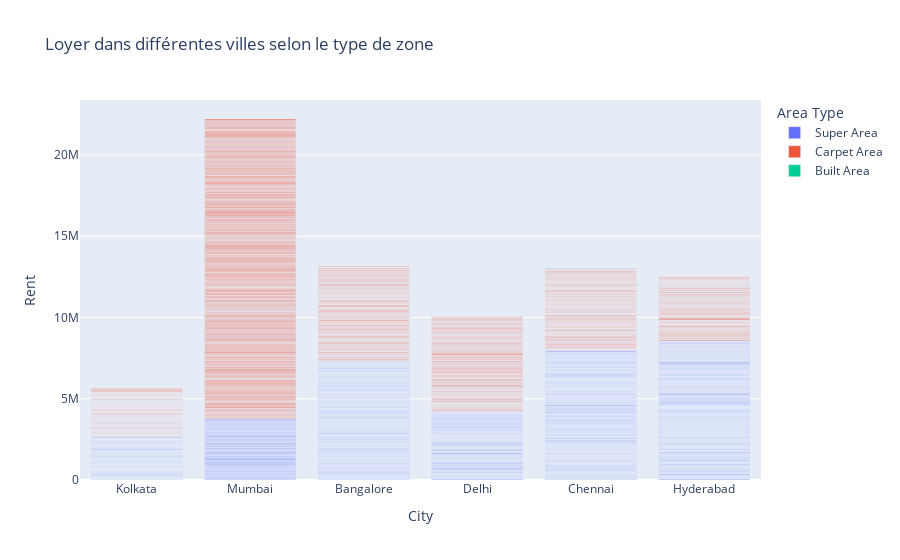

This figure's notebook cell:
### Code cell
# Loyer des maisons dans différentes villes en fonction du type de zone
figure = px.bar(df, x = df["City"], y = df["Rent"], color=df["Area Type"], title="Loyer dans différentes villes selon le type de zone")
figure.show()

### Figure 1 — Plotly figure (JSON) as saved in the notebook; plotly's stock layout.template omitted (floating-point values rounded to 4 significant figures; data arrays with more than 128 entries replaced by an {"elided": "..."} marker saying what was removed)
{"data": [{"hovertemplate": "Area Type=Super Area<br>City=%{x}<br>Rent=%{y}<extra></extra>", "legendgroup": "Super Area", "marker": {"color": "#636efa", "pattern": {"shape": ""}}, "name": "Super Area", "orientation": "v", "showlegend": true, "textposition": "auto", "type": "bar", "x": {"elided": "2317 str values"}, "xaxis": "x", "y": {"elided": "2317 int values"}, "yaxis": "y"}, {"hovertemplate": "Area Type=Carpet Area<br>City=%{x}<br>Rent=%{y}<extra></extra>", "legendgroup": "Carpet Area", "marker": {"color": "#EF553B", "pattern": {"shape": ""}}, "name": "Carpet Area", "orientation": "v", "showlegend": true, "textposition": "auto", "type": "bar", "x": {"elided": "1784 str values"}, "xaxis": "x", "y": {"elided": "1784 int values"}, "yaxis": "y"}, {"hovertemplate": "Area Type=Built Area<br>City=%{x}<br>Rent=%{y}<extra></extra>", "legendgroup": "Built Area", "marker": {"color": "#00cc96", "pattern": {"shape": ""}}, "name": "Built Area", "orientation": "v", "showlegend": true, "textposition": "auto", "type": "bar", "x": ["Chennai", "Hyderabad"], "xaxis": "x", "y": [15000, 6000], "yaxis": "y"}], "layout": {"barmode": "relative", "legend": {"title": {"text": "Area Type"}, "tracegroupgap": 0}, "title": {"text": "Loyer dans différentes villes selon le type de zone"}, "xaxis": {"anchor": "y", "domain": [0, 1], "title": {"text": "City"}}, "yaxis": {"anchor": "x", "domain": [0, 1], "title": {"text": "Rent"}}}}
